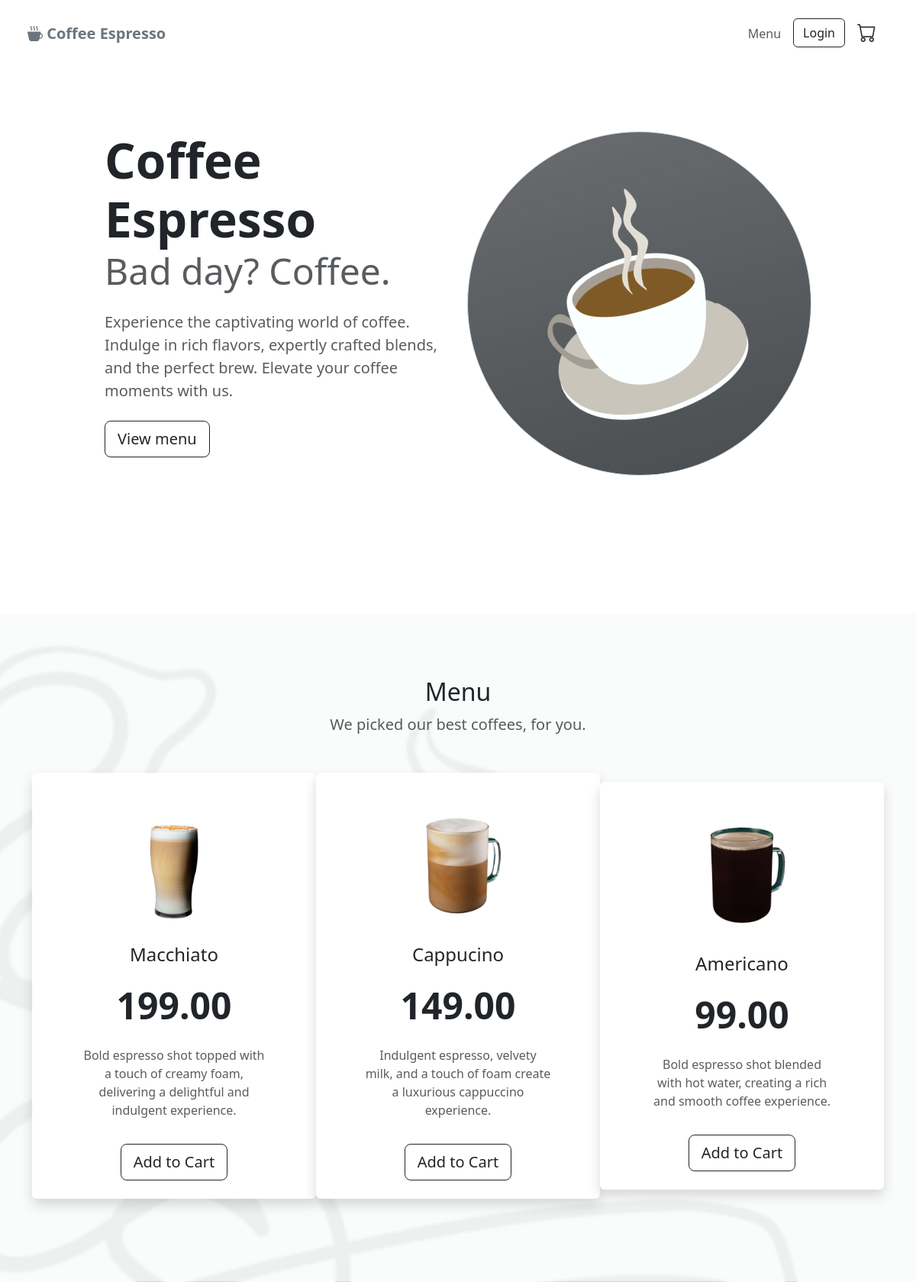
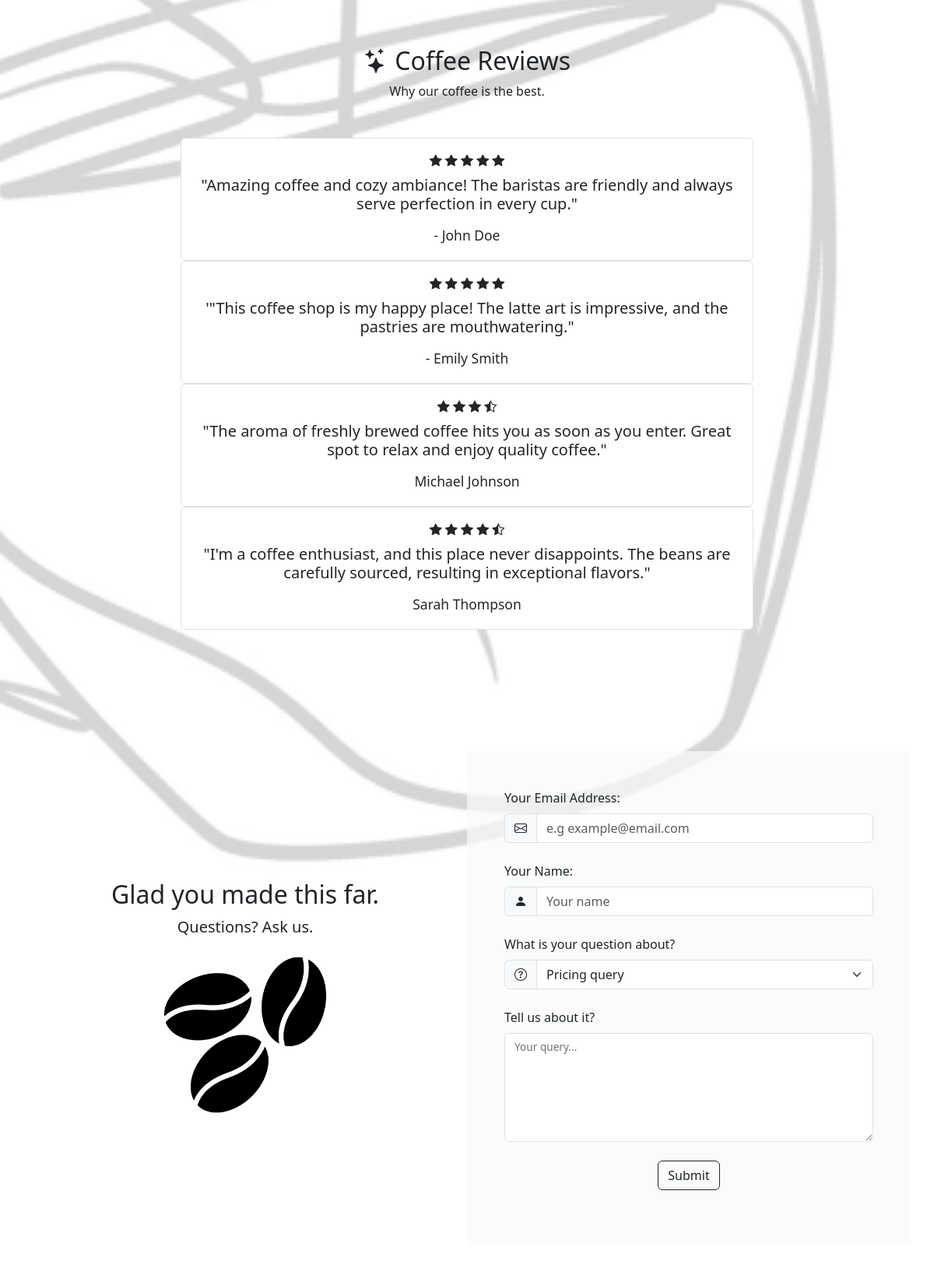
The page / (upper part) on the database its author committed (2 pictures, top to bottom).
### base/models.py (models this page shows, shortened)
class Product(models.Model):
    name = models.CharField(max_length=100)
    category = models.ForeignKey(Category, on_delete=models.CASCADE)
    description = models.TextField()
    price = models.DecimalField(max_digits=10, decimal_places=2)
    image = models.ImageField(upload_to='product_images/')

### base/views.py (the view)
# urls.py: path('', views.home, name='home'),
def home(request):
    featured_products = Product.objects.all()[:3]
    context = {
        'featured_products': featured_products,
    }
    return render(request, 'base/main.html', context)

### base/templates/base/main.html (shortened to what this page needs)
{% extends 'base/index.html' %}
{% load static %}
{% block content %}
<section class="intro" id="intro">
    <div class="container-lg pb-5">
        <div class="row justify-content-center align-items-center">
            <div class="col-md-5 text-center mt-4 text-md-start mb-5">
                <h1>
                    <div class="display-3 fw-bold">Coffee Espresso</div>
                    <div class="display-5 text-muted">Bad day? Coffee.</div>
                </h1>
                <p class="lead my-4 text-muted">Experience the captivating world of coffee. Indulge in rich flavors, expertly crafted blends, and the perfect brew. Elevate your coffee moments with us.</p>
                <a href="{% url 'menu' %}" class="btn btn-outline-dark btn-lg">View menu</a>
            </div>
            <div class="col-md-5 text-center d-none d-md-block">
                <img class="img-fluid border rounded-circle bg-blur-item bg-gradient p-5" src="{% static 'images/home-coffee.png' %}" alt="cover" style="transform: rotate(-15deg);"">
            </div>
        </div>
    </div>
</section>
<section id="menu" class="bg-blur mt-5">
    <div class="container-lg">
      <div class="text-center mt-4">
        <h2>Menu</h2>
        <p class="lead text-muted">We picked our best coffees, for you.</p>
      </div>
      <div class="row my-5 g-0 align-items-center justify-content-center">
        {% for product in featured_products %}
        <div class="col-md-4">
          <div class="card border-0 shadow">
            <div class="card-body text-center py-4">
                <img src="{{ product.image.url }}" alt="{{ product.name }}" class="cart-image-top img-fluid">
                <h4 class="card-title">{{ product.name }}</h4>
                <p class="display-5 my-4 text-dark fw-bold">{{ product.price }}</p>
                <p class="card-text mx-5 text-muted d-none d-lg-block">{{ product.description }}</p>
                <a href="{% url 'order-drink' product.id%}" class="btn btn-outline-dark btn-lg mt-3">
                Add to Cart
              </a>
            </div>
          </div>
        </div>
        {% endfor %}
      </div>
    </div>
</section>
<section id="reviews" class="">
    <div class="container-lg">
        <div class="text-center">
            <h2><i class="bi bi-stars"></i> Coffee Reviews</h2>
            <p class="class">Why our coffee is the best.</p>
        </div>
        <div class="row justify-content-center my-5">
            <div class="col-lg-8 text-center">
                <div class="list-group ">
                    <div class="list-group-item py-3">
                        <div class="pb-2">
                            <i class="bi bi-star-fill"></i>
                            <i class="bi bi-star-fill"></i>
                            <i class="bi bi-star-fill"></i>
                            <i class="bi bi-star-fill"></i>
                            <i class="bi bi-star-fill"></i>
                        </div>
                        <h5 class="mb-1">"Amazing coffee and cozy ambiance! The baristas are friendly and always serve perfection in every cup."</p>
                        <small>- John Doe</small>
                    </div>
                </div>
                <div class="list-group">
                    <div class="list-group-item py-3">
                        <div class="pb-2">
                            <i class="bi bi-star-fill"></i>
                            <i class="bi bi-star-fill"></i>
                            <i class="bi bi-star-fill"></i>
                            <i class="bi bi-star-fill"></i>
                            <i class="bi bi-star-fill"></i>
                        </div>
                        <h5 class="mb-1">'"This coffee shop is my happy place! The latte art is impressive, and the pastries are mouthwatering."</p>
                        <small>- Emily Smith</small>
                    </div>
                </div>
                <div class="list-group">
                    <div class="list-group-item py-3">
                        <div class="pb-2">
                            <i class="bi bi-star-fill"></i>
                            <i class="bi bi-star-fill"></i>
                            <i class="bi bi-star-fill"></i>
                            <i class="bi bi-star-half"></i>
                        </div>
                        <h5 class="mb-1">"The aroma of freshly brewed coffee hits you as soon as you enter. Great spot to relax and enjoy quality coffee."</p>
                        <small>Michael Johnson</small>
                    </div>
                </div>
                <div class="list-group">
                    <div class="list-group-item py-3">
                        <div class="pb-2">
                            <i class="bi bi-star-fill"></i>
                            <i class="bi bi-star-fill"></i>
                            <i class="bi bi-star-fill"></i>
                            <i class="bi bi-star-fill"></i>
                            <i class="bi bi-star-half"></i>
                        </div>
                        <h5 class="mb-1"> "I'm a coffee enthusiast, and this place never disappoints. The beans are carefully sourced, resulting in exceptional flavors."</p>
                        <small>Sarah Thompson</small>
                    </div>
                </div>
            </div>
        </div>
    </div>
</section>
<div id="contact">
    <div class="container-lg">
        <div class="row justify-content-center align-items-center my-5">
            <div class="col-md-6">
                <div class="text-center">
                    <h2>Glad you made this far.</h2>
                    <p class="lead">Questions? Ask us.</p>
                    <div class="text-center d-none d-lg-block">
                        <img src="{% static 'images/beans.png' %}" alt="beans" class="img-fluid w-75">
                    </div>
                </div>
            </div>
            <div class="col-md-6 bg-blur p-5">
                <form>
                    <label for="email" class="form-label">Your Email Address: </label>
                    <div class="mb-4 input-group">
                        <span class="input-group-text"><i class="bi bi-envelope"></i></span>
                        <input type="email" class="form-control" id="email" placeholder="e.g example@email.com">
                    </div>
                    <label for="name" class="form-label">Your Name: </label>
                    <div class="mb-4 input-group">
                        <span class="input-group-text"><i class="bi bi-person-fill"></i></span>
                        <input type="text" class="form-control" id="name" placeholder="Your name">
                    </div>
                    <label for="subject" class="form-label">What is your question about? </label>
                    <div class="mb-4 input-group">
                        <span class="input-group-text"><i class="bi bi-question-circle"></i></span>
                        <select class="form-select" id="subject">
                            <option value="pricing" selected>Pricing query</option>
                        </select>
                    </div>
                    <label for="subject" class="form-label">Tell us about it? </label>
                    <div class="form-floating mb-4">
                        <textarea id="query" class="form-control" style="height: 140px">
                        </textarea>
                        <label for="query"">Your query...</label>
                    </div>
                    <div class="mb-4 text-center">
                        <button type="submit" class="btn btn-outline-dark">Submit</button>
                    </div>
                </form>
            </div>
        </div>
    </div>
</div>
{% endblock %}

### base/static/css/main.css (style rules this page uses)
html, body { height: 100%; }
body { background-image: url(/static/images/background.png); background-repeat: no-repeat; background-size: cover; background-position: center; background-attachment: fixed; }
.bg-blur { background-color: rgba(248,249,250, 0.7); }
.bg-blur-item { background-color: rgba(33,37,41, 0.8); }
section { padding: 60px 0; }
.card img { width: 200px; }

### rows shown on the page
Product: image (picture), name "Macchiato", price "199.00", description "Bold espresso shot topped with a touch of creamy foam, delivering a delightful and indulgent experience."
Product: image (picture), name "Cappucino", price "149.00", description "Indulgent espresso, velvety milk, and a touch of foam create a luxurious cappuccino experience."
Product: image (picture), name "Americano", price "99.00", description "Bold espresso shot blended with hot water, creating a rich and smooth coffee experience."
